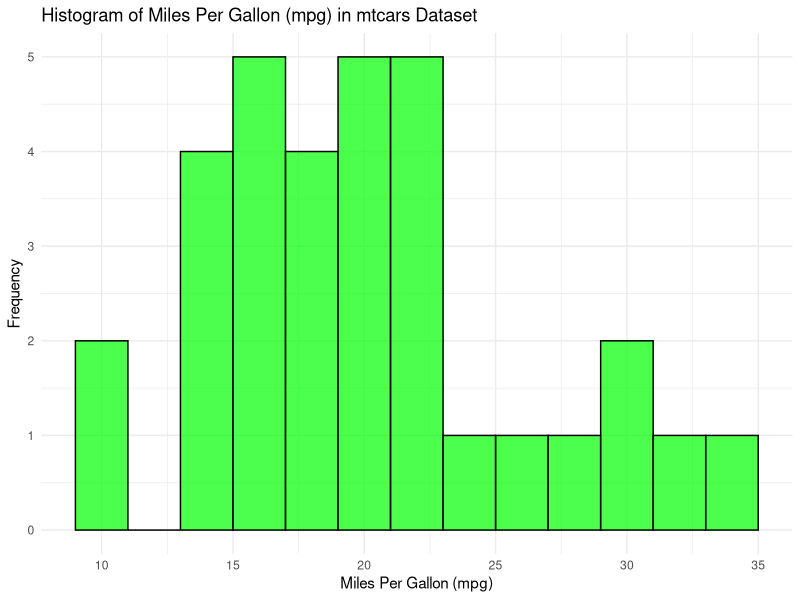
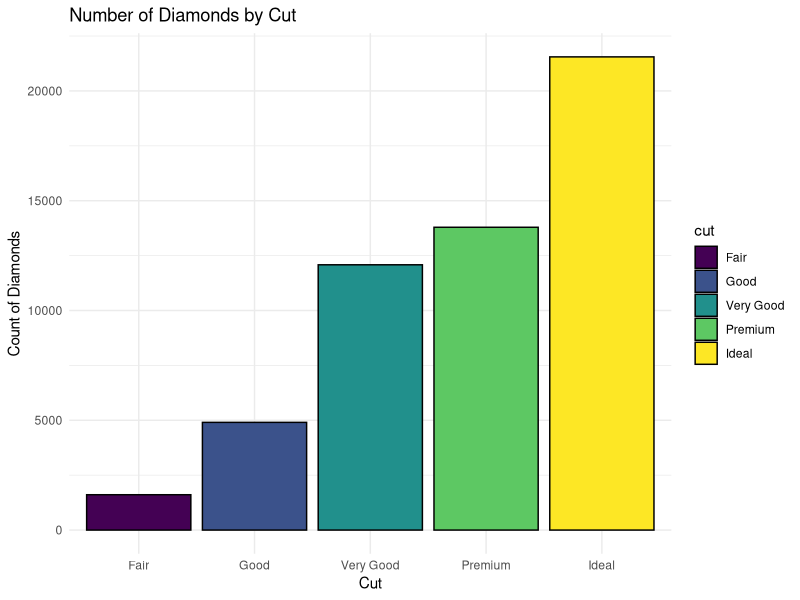
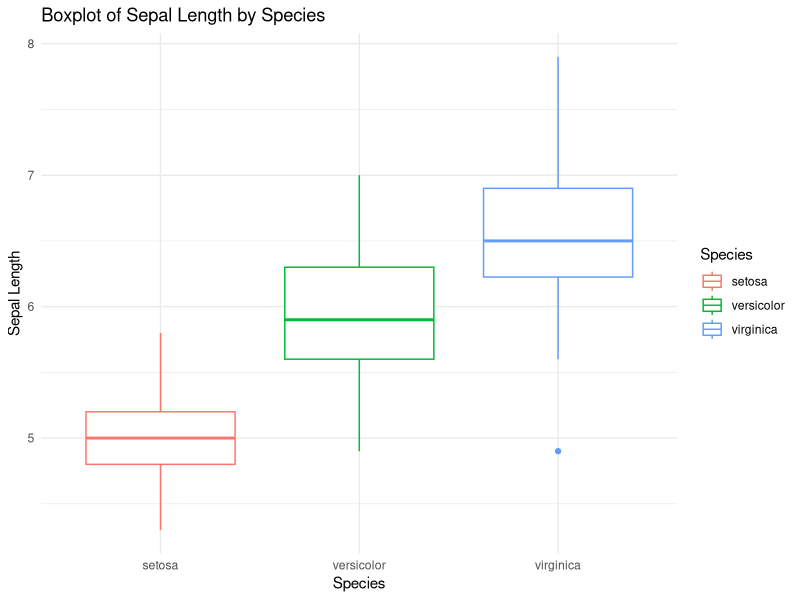
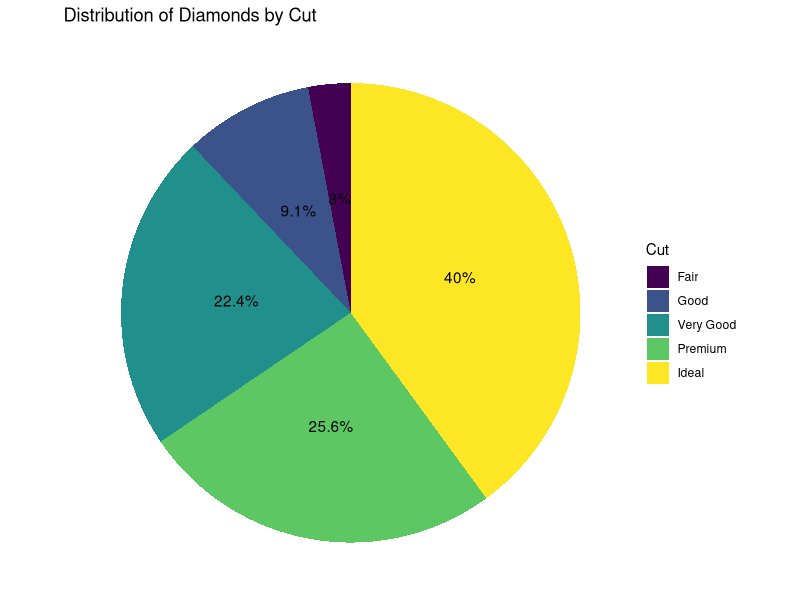
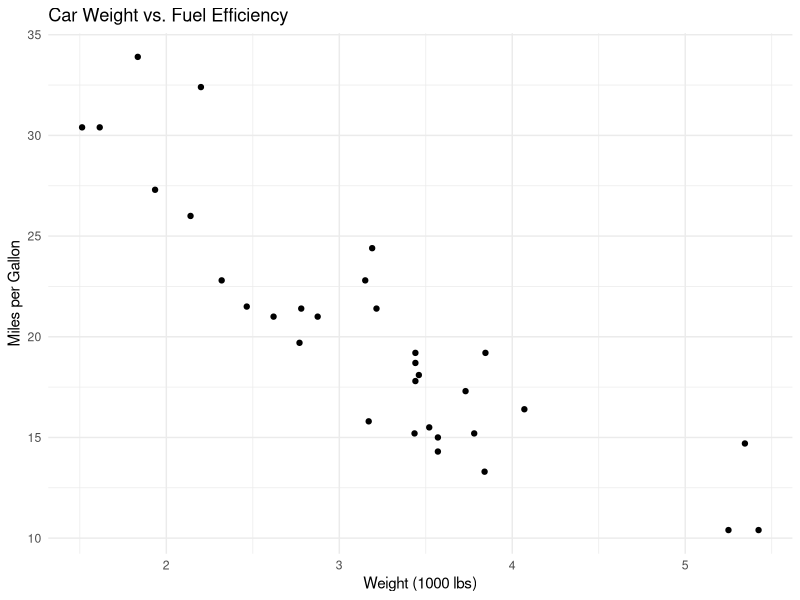
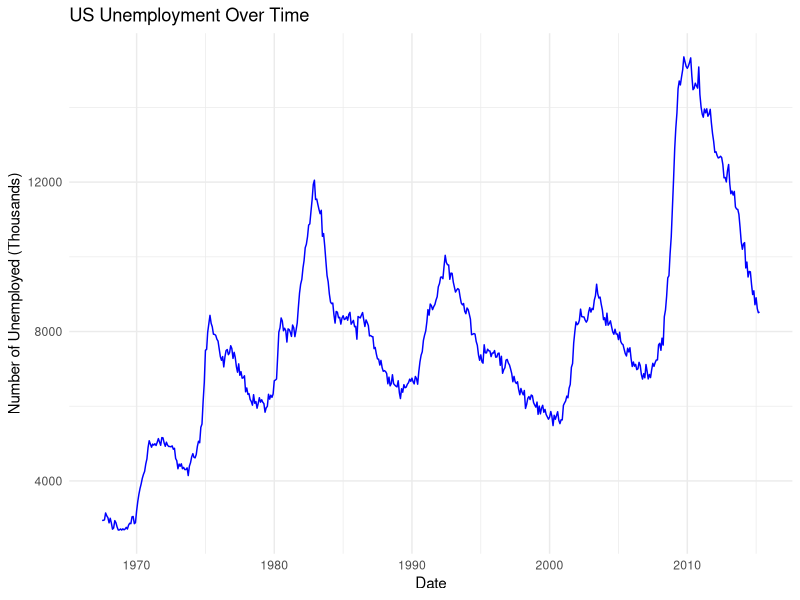
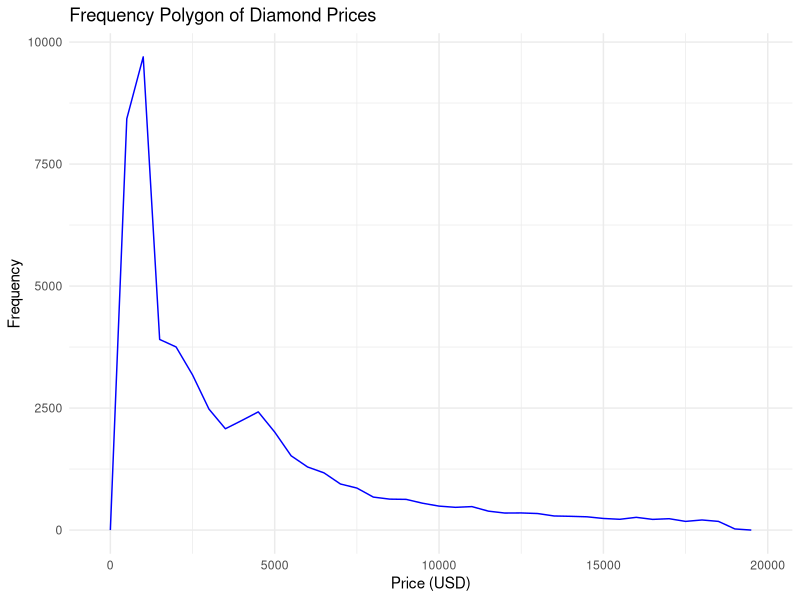
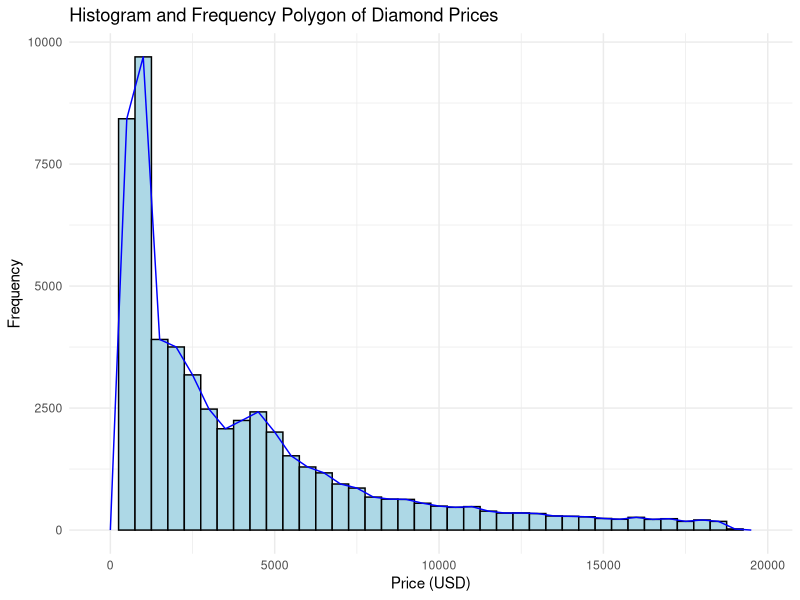

These charts were generated, in order, by the following R code:
## ---- chunk 1
# Load ggplot2 package
library(ggplot2)

# Load the mtcars dataset
data("mtcars")

# Create histogram of the mpg variable
ggplot(mtcars, aes(x = mpg)) +
  geom_histogram(binwidth = 2, fill = "green", color = "black", alpha = 0.7) +
  labs(title = "Histogram of Miles Per Gallon (mpg) in mtcars Dataset",
       x = "Miles Per Gallon (mpg)",
       y = "Frequency") +
  theme_minimal()

## ---- chunk 2


# Create a bar chart colored by diamond cut
ggplot(data = diamonds, aes(x = cut, fill = cut)) + 
  geom_bar(color = "black") + 
  labs(title = "Number of Diamonds by Cut",
       x = "Cut",
       y = "Count of Diamonds") + 
  theme_minimal()

## ---- chunk 3


# Load the iris dataset
data(iris)

# Create a boxplot with color by species
ggplot(iris, aes(x = Species, y = Sepal.Length, color = Species)) +
  geom_boxplot() +
  theme_minimal() +
  labs(title = "Boxplot of Sepal Length by Species",
       x = "Species",
       y = "Sepal Length") + 
  theme_minimal()


## ---- chunk 4
library(dplyr)

# Use the diamonds dataset (comes with ggplot2)
data <- diamonds

# Create a data frame with cut counts and percentages
cut_counts <- data %>%
  count(cut) %>%
  mutate(percentage = n / sum(n))

# Create the pie chart
ggplot(cut_counts, aes(x = "", y = percentage, fill = cut)) +
  geom_bar(stat = "identity", width = 1) +
  coord_polar("y", start = 0) +
  labs(title = "Distribution of Diamonds by Cut",
       fill = "Cut") +
  theme_void() +
  geom_text(aes(label = paste0(round(percentage * 100, 1), "%")), 
            position = position_stack(vjust = 0.5))
## ---- chunk 5
# Create the scatterplot
ggplot(mtcars, aes(x = wt, y = mpg)) +
  geom_point() +
  labs(title = "Car Weight vs. Fuel Efficiency",
       x = "Weight (1000 lbs)",
       y = "Miles per Gallon") +
  theme_minimal()
## ---- chunk 6
# Load required library
library(ggplot2)

# Create the plot
ggplot(economics, aes(x = date, y = unemploy)) +
  geom_line(color = "blue") +
  labs(title = "US Unemployment Over Time",
       x = "Date",
       y = "Number of Unemployed (Thousands)") +
  theme_minimal()
## ---- chunk 7
# Load the ggplot2 library
library(ggplot2)

# Create the frequency polygon
ggplot(diamonds, aes(x = price)) +
  geom_freqpoly(binwidth = 500, color = "blue") +
  labs(title = "Frequency Polygon of Diamond Prices",
       x = "Price (USD)",
       y = "Frequency") +
  theme_minimal()
## ---- chunk 8
# Load the ggplot2 library
library(ggplot2)

# Create the histogram with frequency polygon
ggplot(diamonds, aes(x = price)) +
  geom_histogram(binwidth = 500, fill = "lightblue", color = "black") +
  geom_freqpoly(binwidth = 500, color = "blue") +
  labs(title = "Histogram and Frequency Polygon of Diamond Prices",
       x = "Price (USD)",
       y = "Frequency") +
  theme_minimal()
